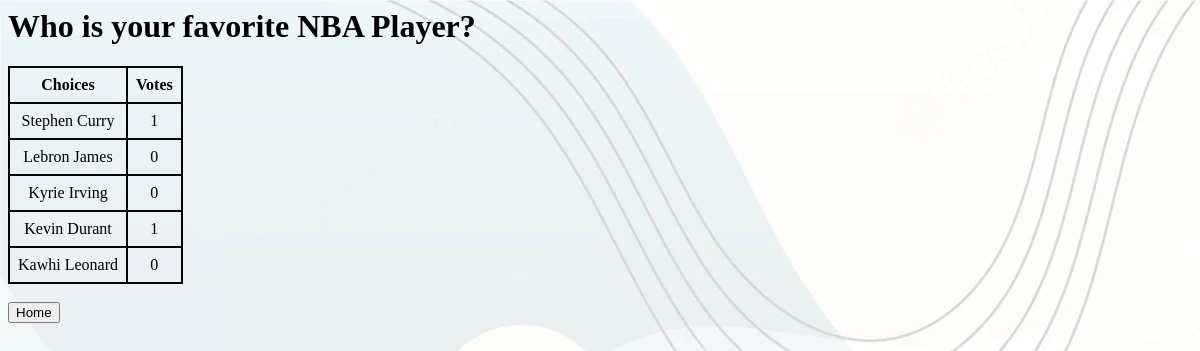
Screenshot of /polls/5/results/ with the database file from the repository.
### polls/models.py (models this page shows, shortened)
class Question(models.Model):
    question_text = models.CharField(max_length=200)
    pub_date = models.DateTimeField('date published')
    end_date = models.DateTimeField(null=True, blank=True)
    def is_published(self):
        now = timezone.localtime()
        return now >= self.pub_date

class Choice(models.Model):
    question = models.ForeignKey(Question, on_delete=models.CASCADE)
    choice_text = models.CharField(max_length=200)
    @property
    def votes(self):
        return Vote.objects.filter(choice=self).count()

### polls/views.py (the view)
# urls.py: path('<int:pk>/results/', views.ResultsView.as_view(), name='results'),
class ResultsView(generic.DetailView):
    model = Question
    template_name = 'polls/results.html'
    def get(self, request, pk):
        question = get_object_or_404(Question, pk=pk)
        if question.is_published():
            return render(request, 'polls/results.html', {'question': question,})
        messages.error(request, 'This poll is not available.')
        return HttpResponseRedirect(reverse('polls:index'))

### polls/templates/polls/results.html (shortened to what this page needs)
{% load static %}
<link rel="stylesheet" href="{% static 'polls/style.css' %}">
<h1>{{ question.question_text }}</h1>
<table class="choice">
    <thead>
        <tr>
            <th>Choices</th>
            <th>Votes</th>
        </tr>
    </thead>
    <tbody>
        {% for choice in question.choice_set.all %}
        <tr>
            <td>{{ choice.choice_text }}</td>
            <td>{{ choice.votes }}</td>
        </tr>
        {% endfor %}
    </tbody>
</table>
<a href="{% url 'polls:index' %}"><button type="button">{{'Home'}}</button></a>

### polls/static/polls/style.css (style rules this page uses)
.choice { border: 1px solid black; border-collapse: collapse; }
.choice th { border: 2px solid black; padding: 8px; text-align: center; }
.choice td { border: 2px solid black; padding: 8px; text-align: center; }

### rows the page displays
Question: question_text "Who is your favorite NBA Player?"
Choice: choice_text "Stephen Curry", votes "1"
Choice: choice_text "Lebron James", votes "0"
Choice: choice_text "Kyrie Irving", votes "0"
Choice: choice_text "Kevin Durant", votes "1"
Choice: choice_text "Kawhi Leonard", votes "0"

### other values shown
{{ 'Home' }} "Home"
